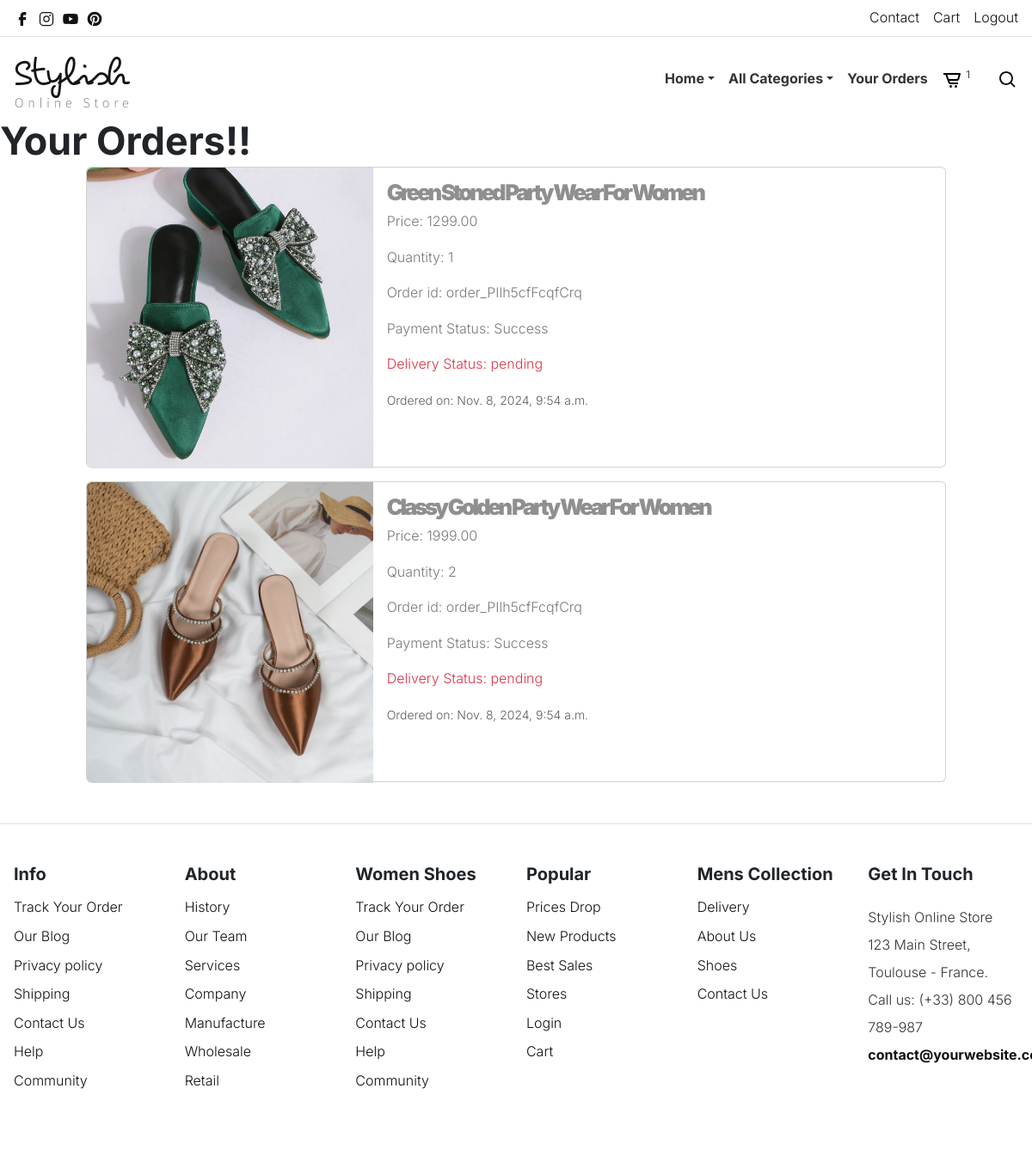
/cart/orderview (signed in), run on the app's committed database.
### cart/models.py (models this page shows)
class Order_details(models.Model):
    product=models.ForeignKey(Product,on_delete=models.CASCADE)
    user=models.ForeignKey(User,on_delete=models.CASCADE)
    no_of_items=models.IntegerField()
    address=models.CharField(max_length=60)
    phone=models.BigIntegerField()
    pin=models.IntegerField()
    order_id=models.CharField(max_length=30)
    ordered_date=models.DateTimeField(auto_now_add=True)
    payment_status=models.CharField(max_length=30,default="pending")
    delivery_status=models.CharField(max_length=30,default="pending")

### shop/models.py (models this page shows, shortened)
class Product(models.Model):
    name=models.CharField(max_length=50)
    desc=models.TextField()
    image=models.ImageField(upload_to='products')
    price=models.DecimalField(max_digits=10,decimal_places=2)
    stock=models.IntegerField()
    available=models.BooleanField(default=True)
    created=models.DateTimeField(auto_now_add=True)
    updated = models.DateTimeField(auto_now=True)
    category=models.ForeignKey(Category,on_delete=models.CASCADE)

### cart/views.py (the view)
# urls.py: path('orderview',views.order_view,name="order_view"),
@login_required
def order_view(request):
    u=request.user
    o=Order_details.objects.filter(user=u)
    print(o)
    context={'orders':o}
    return render(request,'orderview.html',context)

### cart/context_processors.py (called while the page is built)
def count_items(request):
    count = 0  # Initialize count with a default value
    if request.user.is_authenticated:
        try:
            c = Cart.objects.filter(user=request.user)
            for i in c:
                count += i.quantity
        except Exception as e:
            print(f"Error in count_items: {e}")
    return {'count': count}

### shop/context_processors.py (called while the page is built)
def menu_links(request):
    c=Category.objects.all()
    return {'links':c}

### templates/orderview.html
<!DOCTYPE html>
{% extends 'base.html' %}
{% load static %}
{% block content %}
<h2>Your Orders!!</h2>
{% for i in orders %}
<div class="card mb-3 mx-auto" style="max-width:1000px;max-height:350px;">
  <div class="row g-0">
    <div class="col-md-4">
      <img src="{{i.product.image.url}}" class="img-fluid rounded-start" style="width: 100%; height: 79%; object-fit: cover;">
    </div>
    <div class="col-md-8">
      <div class="card-body">
        <h3 class="card-title">{{i.product.name}}</h3>
        <p class="card-text">Price: {{i.product.price}}</p>
                <p class="card-text">Quantity: {{i.no_of_items}}</p>
          <p class="card-text">Order id: {{i.order_id}}</p>
          <p class="card-text">Payment Status: {{i.payment_status}}</p>
                <p class="card-text text-danger">Delivery Status: {{i.delivery_status}}</p>
        <p class="card-text"><small class="text-muted">Ordered on: {{i.ordered_date}}</small></p>
      </div>
    </div>
  </div>
</div>
    {% endfor %}
{% endblock %}

### static/style.css (style rules this page uses)
body { --heading-font: "Inter", Roboto, sans-serif; --heading-font-weight: 400; --heading-color: var(--bs-dark); --heading-line-height: 1.24; --swiper-theme-color: var(--bs-primary); --swiper-pagination-bottom: 0; --custom-easing: cubic-bezier(.17,.67,.83,.67); --bs-body-font-family: "Inter", Roboto, sans-serif; --bs-body-font-size: 1rem; --bs-body-font-weight: 400; --bs-body-line-height: 1.7; --bs-body-color: #8f8f8f; --bs-body-color-rgb: 143, 143, 143; --bs-primary: #ce071e; --bs-primary-dark: #8d0414; --bs-secondary: #6c757d; --bs-black: #111; --bs-light: #F1F1F0; --bs-dark: #212529; --bs-gray: #9aa1a7; --bs-gray-dark: #51565b; --bs-primary-rgb: 206, 7, 30; --bs-secondary-rgb: 108, 117, 125; --bs-black-rgb: 17, 17, 17; --bs-light-rgb: 241, 241, 240; --bs-dark-rgb: 33, 37, 41; --bs-link-color: var(--bs-dark); --bs-link-color-rgb: 17, 17, 17; --bs-link-decoration: underline; --bs-link-hover-color: var(--bs-primary); --bs-link-hover-color-rgb: 17, 17, 17; }
h1, .h1, h2, .h2, h3, .h3, h4, .h4, h5, .h5, h6, .h6 { font-family: var(--heading-font); font-weight: var(--heading-font-weight); color: var(--heading-color); line-height: var(--heading-line-height); }
:root { --accent-color: #333; --black-color: #000; --dark-color: #111; --gray-color-100: #F1F1F1; --gray-color-200: #E1E1E1; --gray-color-300: #D1D1D1; --gray-color-400: #ced4da; --gray-color-500: #adb5bd; --dark-gray-color: #7A7A7A; --bs-light-rgb: rgba(255, 255, 255, 1); --light-color: #fff; --swiper-theme-color: #111 !important; }
:root { --body-font: "Inter", sans-serif; --heading-font: "Inter", sans-serif; --extra-font: "Playfair Display", sans-serif; --subheading-font: "Petit Formal Script", sans-serif; }
*, *::before, *::after { -webkit-box-sizing: border-box; -moz-box-sizing: border-box; box-sizing: border-box; }
html { box-sizing: border-box; }
body { font-family: var(--body-font); font-weight: 300; line-height: 1.6; color: var(--accent-color); margin: 0; }
p { color: var(--dark-gray-color); }
h1, h2, h3, h4, h5 { font-family: var(--heading-font); font-weight: 700; line-height: 1; }
h2 { font-size: 2.8em; }
h3 { font-size: 1.6em; }
.banner-content .banner-title, .card .card-title { font-weight: 900; line-height: 1em; letter-spacing: -0.2rem; }

### data on the page
Order_details: product.image (picture), product.name "Green Stoned Party Wear For Women", product.price "1299.00", no_of_items "1", order_id "order_PIlh5cfFcqfCrq", payment_status "Success", delivery_status "pending", ordered_date "Nov. 8, 2024, 9:54 a.m."
Order_details: product.image (picture), product.name "Classy Golden Party Wear For Women", product.price "1999.00", no_of_items "2", order_id "order_PIlh5cfFcqfCrq", payment_status "Success", delivery_status "pending", ordered_date "Nov. 8, 2024, 9:54 a.m."

### other printed values
{{ count }} "1"
